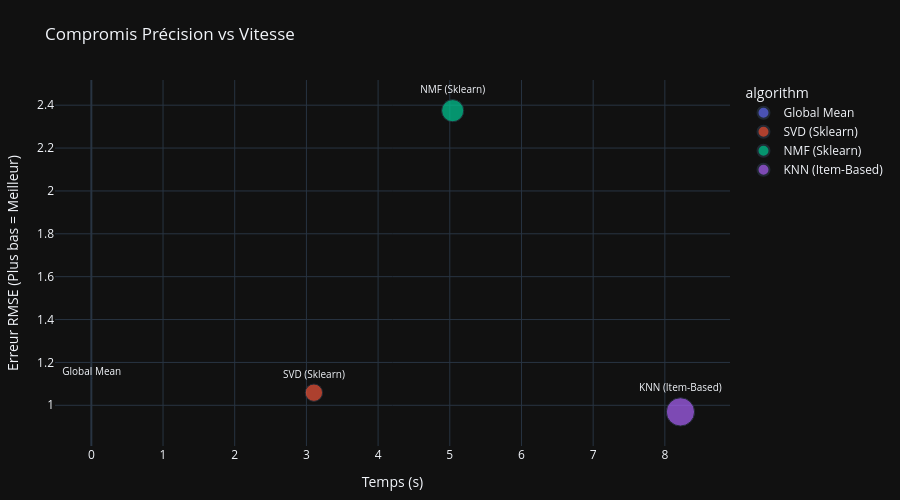

Source (notebook cell):
### Markdown cell above
## 6.1 Visualisation: RMSE vs Temps d'Entraînement

### Code cell
fig = px.scatter(
    results,
    x='training_time',
    y='rmse',
    color='algorithm',
    size='training_time',
    hover_data=['mae'],
    text='algorithm',
    title="Compromis Précision vs Vitesse",
    labels={'training_time': 'Temps (s)', 'rmse': 'Erreur RMSE (Plus bas = Meilleur)'}
)

fig.update_traces(textposition='top center', textfont_size=10)
fig.update_layout(
    template="plotly_dark",
    height=500,
    margin=dict(l=50, r=50, t=80, b=50)
)

fig.show()

### Figure 1 — Plotly figure (JSON) as saved in the notebook; plotly's stock layout.template omitted (floating-point values rounded to 4 significant figures)
{"data": [{"customdata": [[0.942]], "hovertemplate": "algorithm=%{text}<br>Temps (s)=%{marker.size}<br>Erreur RMSE (Plus bas = Meilleur)=%{y}<br>mae=%{customdata[0]}<extra></extra>", "legendgroup": "Global Mean", "marker": {"color": "#636efa", "size": [0.005807], "sizemode": "area", "sizeref": 0.02054, "symbol": "circle"}, "mode": "markers+text", "name": "Global Mean", "orientation": "v", "showlegend": true, "text": ["Global Mean"], "textfont": {"size": 10}, "textposition": "top center", "type": "scatter", "x": [0.005807], "xaxis": "x", "y": [1.124], "yaxis": "y"}, {"customdata": [[0.8625]], "hovertemplate": "algorithm=%{text}<br>Temps (s)=%{marker.size}<br>Erreur RMSE (Plus bas = Meilleur)=%{y}<br>mae=%{customdata[0]}<extra></extra>", "legendgroup": "SVD (Sklearn)", "marker": {"color": "#EF553B", "size": [3.105], "sizemode": "area", "sizeref": 0.02054, "symbol": "circle"}, "mode": "markers+text", "name": "SVD (Sklearn)", "orientation": "v", "showlegend": true, "text": ["SVD (Sklearn)"], "textfont": {"size": 10}, "textposition": "top center", "type": "scatter", "x": [3.105], "xaxis": "x", "y": [1.059], "yaxis": "y"}, {"customdata": [[2.105]], "hovertemplate": "algorithm=%{text}<br>Temps (s)=%{marker.size}<br>Erreur RMSE (Plus bas = Meilleur)=%{y}<br>mae=%{customdata[0]}<extra></extra>", "legendgroup": "NMF (Sklearn)", "marker": {"color": "#00cc96", "size": [5.04], "sizemode": "area", "sizeref": 0.02054, "symbol": "circle"}, "mode": "markers+text", "name": "NMF (Sklearn)", "orientation": "v", "showlegend": true, "text": ["NMF (Sklearn)"], "textfont": {"size": 10}, "textposition": "top center", "type": "scatter", "x": [5.04], "xaxis": "x", "y": [2.374], "yaxis": "y"}, {"customdata": [[0.7583]], "hovertemplate": "algorithm=%{text}<br>Temps (s)=%{marker.size}<br>Erreur RMSE (Plus bas = Meilleur)=%{y}<br>mae=%{customdata[0]}<extra></extra>", "legendgroup": "KNN (Item-Based)", "marker": {"color": "#ab63fa", "size": [8.217], "sizemode": "area", "sizeref": 0.02054, "symbol": "circle"}, "mode": "markers+text", "name": "KNN (Item-Based)", "orientation": "v", "showlegend": true, "text": ["KNN (Item-Based)"], "textfont": {"size": 10}, "textposition": "top center", "type": "scatter", "x": [8.217], "xaxis": "x", "y": [0.9692], "yaxis": "y"}], "layout": {"height": 500, "legend": {"itemsizing": "constant", "title": {"text": "algorithm"}, "tracegroupgap": 0}, "margin": {"b": 50, "l": 50, "r": 50, "t": 80}, "title": {"text": "Compromis Précision vs Vitesse"}, "xaxis": {"anchor": "y", "domain": [0, 1], "title": {"text": "Temps (s)"}}, "yaxis": {"anchor": "x", "domain": [0, 1], "title": {"text": "Erreur RMSE (Plus bas = Meilleur)"}}}}
